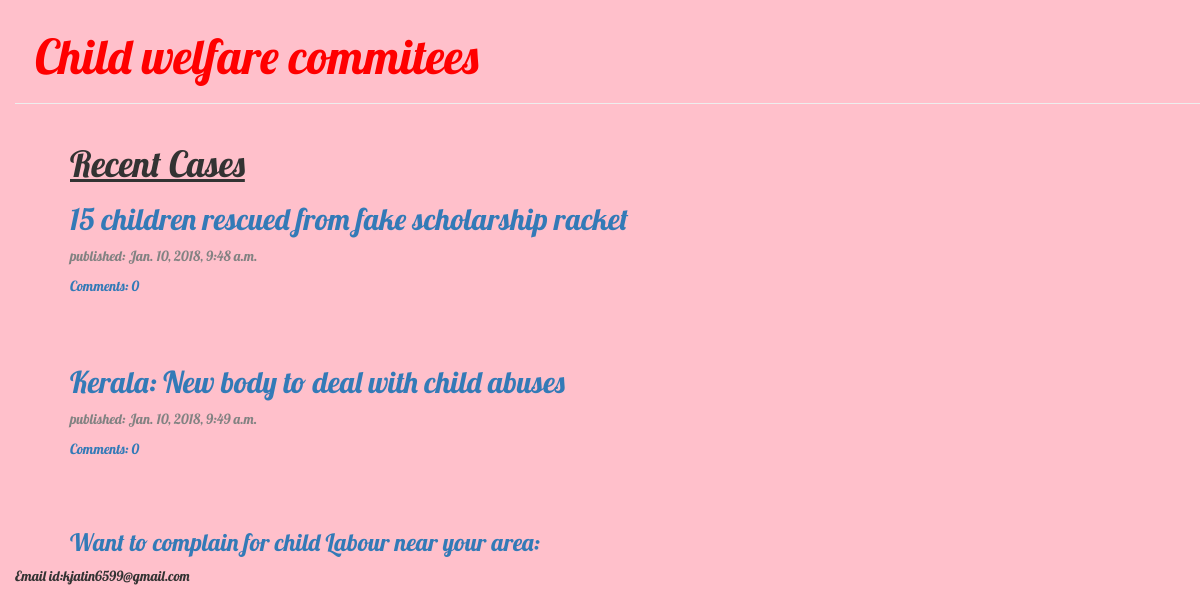
/CWC/, run on the app's committed database.
### child/models.py (models this page shows, shortened)
class Post(models.Model):
	author=models.ForeignKey('auth.user')
	title=models.CharField(max_length=200)
	text=models.TextField()
	created_date=models.DateTimeField(default=timezone.now)
	published_date=models.DateTimeField(blank=True,null=True)
	def approved_comments(self):
	    return self.comments.filter(approved_comment=True)

### child/views.py (the view)
# urls.py: url(r'^CWC/$', views.post_list, name='post_list'),
def post_list(request):
	posts=Post.objects.all()
	return render(request,"child/post_list.html",{'posts':posts})

### child/templates/child/post_list.html
{% extends 'child/base.html' %}
{% load staticfiles %}
{% block content %}
            <h1><u></em>Recent Cases</u></em></h1>
            {% for post in posts %}
                <div class="post">
                    <h2><a href="{% url 'post_detail' pk=post.pk %}">{{ post.title }}</a></h2>
                    <div class="date">
                        <p>published: {{ post.published_date }}</p>
                    </div>
                <a href="{% url 'post_detail' pk=post.pk %}">Comments: {{ post.approved_comments.count }}</a>
                </div>
            {% endfor %}
 {% endblock %}

### child/static/child/blog.css (style rules this page uses)
body { background: pink; ; background-size: 100%; padding-left: 15px; font-family: 'Lobster'; }
h2, h3, h4 { font-family: 'Lobster', cursive; color: red; }
.date { color: #828282; }
.post { margin-bottom: 70px; }

### data on the page
Post: title "15 children rescued from fake scholarship racket", published_date "Jan. 10, 2018, 9:48 a.m.", approved_comments.count "0"
Post: title "Kerala: New body to deal with child abuses", published_date "Jan. 10, 2018, 9:49 a.m.", approved_comments.count "0"
